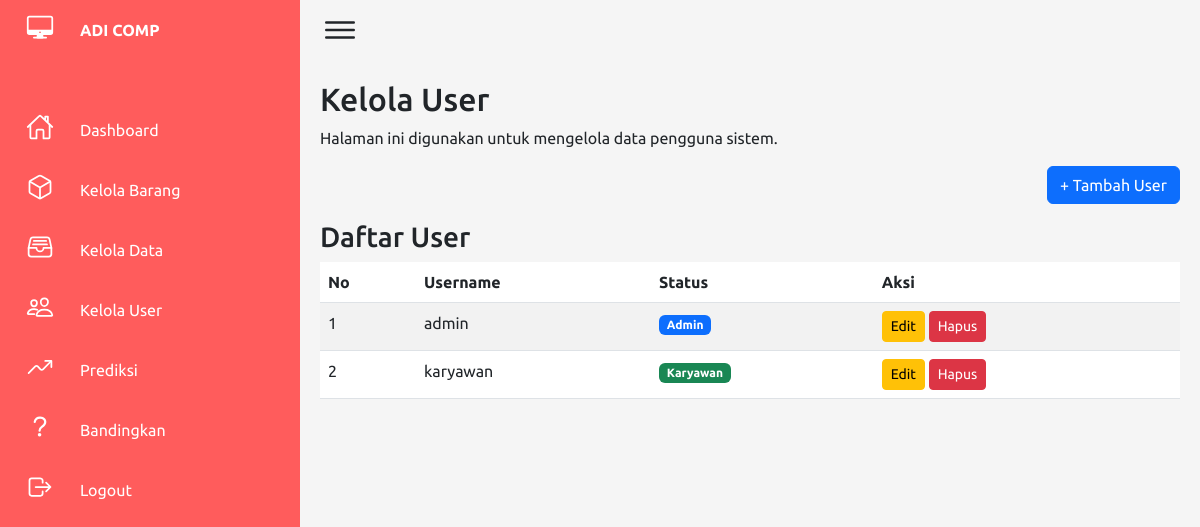
Screenshot of /admin/kelola_user.php (signed in) with the database file from the repository.
### tables this page shows
CREATE TABLE `user` (
  `id_user` int(11) NOT NULL,
  `username` varchar(25) DEFAULT NULL,
  `password` varchar(50) DEFAULT NULL,
  `level` int(11) DEFAULT NULL
);

### admin/kelola_user.php (the view, shortened to what this page needs)
<?php
include '../config/koneksi.php';
$query = "SELECT * FROM user ORDER BY id_user ASC";
$result = mysqli_query($conn, $query);
?>
<!DOCTYPE html>
<html lang="id">
<head>
    <link rel="stylesheet" href="https://cdn.jsdelivr.net/npm/bootstrap@5.3.0/dist/css/bootstrap.min.css">
    <link rel="stylesheet" href="../css/dashboard.css">
    <link rel="stylesheet" href="../css/sidebar-fix.css">
</head>
<body>
    <div class="navigation">
            <ul>
                <li><a href="#"><span class="icon"><ion-icon name="desktop-outline"></ion-icon></span>
                        <span class="title"><strong>ADI COMP</strong></span>
                <li><a href="dashboard.php"><span class="icon"><ion-icon name="home-outline"></ion-icon></span>
                        <span class="title">Dashboard</span></a></li>
                <li><a href="kelola_barang.php" class="active"><span class="icon"><ion-icon name="cube-outline"></ion-icon></span>
                        <span class="title">Kelola Barang</span></a></li>
                <li><a href="kelola_data.php"><span class="icon"><ion-icon name="file-tray-full-outline"></ion-icon></span>
                        <span class="title">Kelola Data</span></a></li>
                <li><a href="kelola_user.php"><span class="icon"><ion-icon name="people-outline"></ion-icon></span>
                        <span class="title">Kelola User</span></a></li>
                <li><a href="prediksi.php"><span class="icon"><ion-icon name="trending-up-outline"></ion-icon></span>
                        <span class="title">Prediksi</span></a></li>
                <li><a href="bandingkan.php"><span class="icon"><ion-icon name="help-outline"></ion-icon></span>
                        <span class="title">Bandingkan</span></a></li>
                <li><a href="../logout.php"><span class="icon"><ion-icon name="log-out-outline"></ion-icon></span>
                        <span class="title">Logout</span></a></li>
            </ul>
    </div>
    <div class="main">
        <div class="topbar">
            <div class="toggle"><ion-icon name="menu-outline"></ion-icon></div>
        </div>
        <div class="content">
            <h2>Kelola User</h2>
            <p>Halaman ini digunakan untuk mengelola data pengguna sistem.</p>
            <div class="d-flex justify-content-end mb-3">
                <button class="btn btn-primary" onclick="showTambahModal()">+ Tambah User</button>
            </div>
            <h3>Daftar User</h3>
            <div class="table-responsive">
                <table class="table table-striped">
                    <thead>
                        <tr>
                            <th>No</th>
                            <th>Username</th>
                            <th>Status</th>
                            <th>Aksi</th>
                        </tr>
                    </thead>
                    <tbody>
                        <?php
                        $no = 1;
                        while($row = mysqli_fetch_assoc($result)):
                        ?>
                        <tr>
                            <td><?php echo $no++; ?></td>
                            <td><?php echo htmlspecialchars($row['username']); ?></td>
                            <td>
                                <?php
                                if($row['level'] == 1) {
                                    echo "<span class='badge bg-primary'>Admin</span>";
                                } else {
                                    echo "<span class='badge bg-success'>Karyawan</span>";
                                }
                                ?>
                            </td>
                            <td>
                                <button class="btn btn-warning btn-sm" onclick="editUser(<?php echo $row['id_user']; ?>, '<?php echo htmlspecialchars($row['username']); ?>', <?php echo $row['level']; ?>)">Edit</button>
                                <a href="?hapus=<?php echo $row['id_user']; ?>" class="btn btn-danger btn-sm" onclick="return confirm('Apakah Anda yakin ingin menghapus user ini?')">Hapus</a>
                            </td>
                        </tr>
                        <?php endwhile; ?>
                    </tbody>
                </table>
            </div>
        </div>
    </div>
</body>
</html>

### css/dashboard.css (style rules this page uses)
* { font-family: "Ubuntu", sans-serif; margin: 0; padding: 0; box-sizing: border-box; }
:root { --red: #ff5c5c; --white: #fff; --gray: #f5f5f5; --black1: #222; --black2: #999; }
body { min-height: 100vh; overflow-x: hidden; }
.navigation { position: fixed; top: 0; left: 0; width: 300px; height: 100%; background: var(--red); border-left: 10px solid var(--red); transition: 0.5s; overflow: hidden; }
.navigation ul { position: absolute; top: 0; left: 0; width: 100%; }
.navigation ul li { position: relative; width: 100%; list-style: none; border-top-left-radius: 30px; border-bottom-left-radius: 30px; }
.navigation ul li:nth-child(1) { margin-bottom: 40px; pointer-events: none; }
.navigation ul li a { position: relative; display: block; width: 100%; display: flex; text-decoration: none; color: var(--white); }
.navigation ul li a .icon { position: relative; display: block; min-width: 60px; height: 60px; line-height: 75px; text-align: center; }
.navigation ul li a .icon ion-icon { font-size: 1.75rem; }
.navigation ul li a .title { position: relative; display: block; padding: 0 10px; height: 60px; line-height: 60px; text-align: start; white-space: nowrap; }
.main { position: absolute; width: calc(100% - 300px); left: 300px; min-height: 100vh; background: var(--white); transition: 0.5s; }
.content { padding: 20px; margin-left: 0; width: 100%; }
.topbar { width: 100%; height: 60px; display: flex; justify-content: space-between; align-items: center; padding: 0 10px; }
.toggle { position: relative; width: 60px; height: 60px; display: flex; justify-content: center; align-items: center; font-size: 2.5rem; cursor: pointer; }

### css/sidebar-fix.css (style rules this page uses)
.navigation { position: fixed; width: 300px; height: 100%; background: #ff5c5c; border-left: 10px solid #ff5c5c; transition: 0.5s; overflow: hidden; z-index: 1000; }
.navigation ul { position: absolute; top: 0; left: 0; width: 100%; padding-left: 0; margin-bottom: 0; }
.navigation ul li { position: relative; width: 100%; list-style: none; border-top-left-radius: 30px; border-bottom-left-radius: 30px; margin-bottom: 0; }
.navigation ul li:nth-child(1) { margin-bottom: 40px; pointer-events: none; }
.navigation ul li a { position: relative; display: block; width: 100%; display: flex; text-decoration: none; color: #fff; }
.navigation ul li a .icon { position: relative; display: block; min-width: 60px; height: 60px; line-height: 70px; text-align: center; }
.navigation ul li a .icon ion-icon { font-size: 1.75em; }
.navigation ul li a .title { position: relative; display: block; padding: 0 10px; height: 60px; line-height: 60px; text-align: start; white-space: nowrap; }
.main { position: absolute; width: calc(100% - 300px); left: 300px; min-height: 100vh; background: #f5f5f5; transition: 0.5s; }
.topbar { width: 100%; height: 60px; display: flex; justify-content: space-between; align-items: center; padding: 0 10px; }
.toggle { position: relative; top: 0; width: 60px; height: 60px; display: flex; justify-content: center; align-items: center; font-size: 2.5em; cursor: pointer; }

### rows the page displays
user: username "admin", level "Admin"
user: username "karyawan", level "Karyawan"
